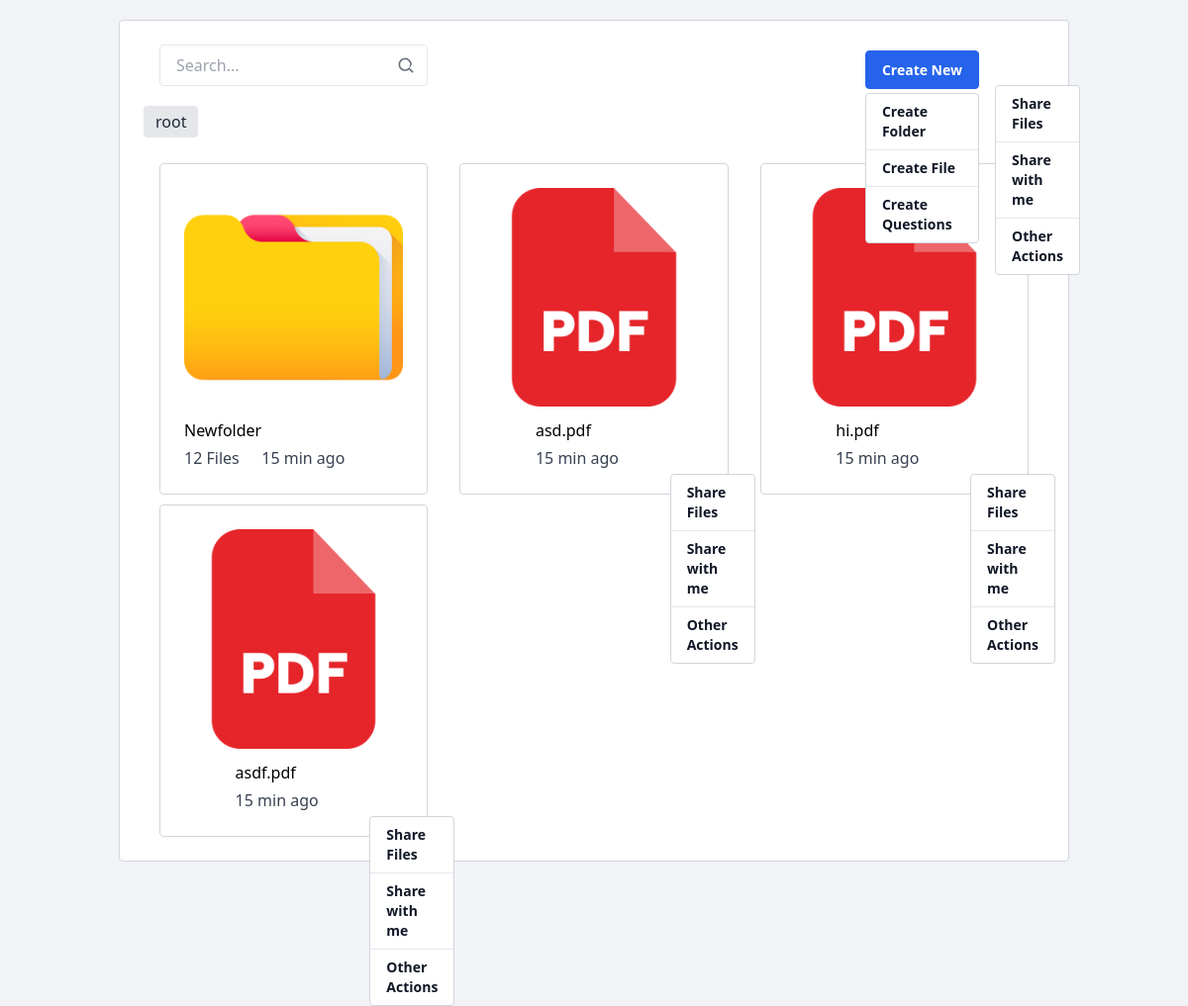
Before: /list_folders/root (signed in) with the older database file.
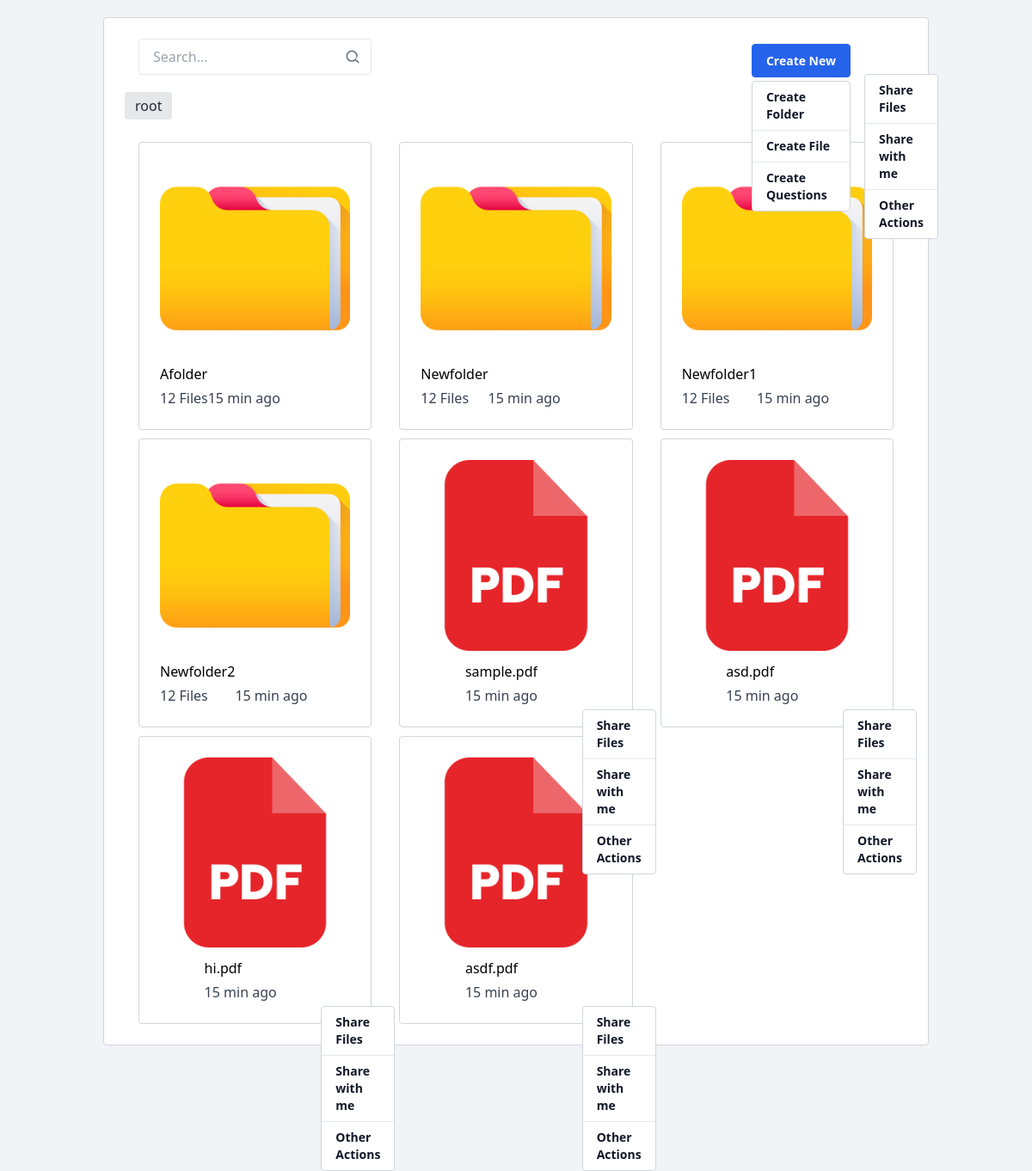
After: the same page with the newer database file.
### base/models.py (models this page shows, shortened)
class FolderManager(models.Model):
    id = models.AutoField(primary_key=True)
    user_id = models.ForeignKey(User, on_delete=models.CASCADE)
    FolderName = models.CharField(max_length=255)
    category = models.CharField(max_length=50)
    path = models.CharField(max_length=400)
    updated_date = models.DateTimeField(auto_now=True)

class PathManager(models.Model):
    id = models.AutoField(primary_key=True)
    user_id = models.ForeignKey(User, on_delete=models.CASCADE)
    path = models.CharField(max_length=400)  # Adjust max_length as needed
    file = models.FileField(upload_to='Files/')  # Adjust upload_to as needed
    category = models.CharField(max_length=50)  # Adjust max_length as needed
    title = models.CharField(max_length=255)  # Adjust max_length as needed
    updated_date = models.DateTimeField(auto_now=True)

### base/views/FileManagement.py (the view)
# urls.py: path('list_folders/<str:path>', list_folders, name='list_folders'),
def list_folders(request, path):
    user = request.user
    print(path)
    Files = PathManager.objects.filter(user_id=user, path=path)
    folders = FolderManager.objects.filter(user_id=user, path=path).order_by('FolderName')
    Files = sorted(Files, key=lambda x: x.file.name)
    for file in Files:
        file_extension = file.file.name.split('.')[-1].lower()
        file.icon_path = f'/static/images/Folders/{file_extension}.png'  # Adjust the path as needed
        file.type = file_extension
        file.title_name = file.title + "." + file_extension
    out = ""
    path_list = []
    out_path = {}
    for i in path.split("."):
        out = out + i + "."
        path_list.append(out)
    path_list = [s[:-1] if s.endswith('.') else s for s in path_list]
    for i,j in zip(path_list,path.split('.')):
        out_path[j] = i
    print(out_path)
    return render(request, 'file_manager/Manager.html', {'path':path,'path_alter':path.replace(".", "/"),'path_list':out_path,'folders': folders, 'files': Files})

### base/templatetags/djtemp.py (called while the page is built)
@register.filter
def last_path(value):
    return value.split('/')[-1]

### templates/file_manager/Manager.html (shortened to what this page needs)
<!DOCTYPE html>
{% load static %}
<html>
    <head>
        <link rel="stylesheet" href="">
        <link rel="stylesheet" href="https://cdnjs.cloudflare.com/ajax/libs/MaterialDesign-Webfont/5.3.45/css/materialdesignicons.css" />
        <link href=
"https://unpkg.com/tailwindcss@^2/dist/tailwind.min.css"
          rel="stylesheet">
        <link rel="stylesheet" type="text/css" href="{% static 'css/FolderManager.css' %}">
    </head>
    <body>
        <div class="container mx-auto sm:px-4">
        <div class="flex flex-wrap ">
        <div class="xl:w-full pr-4 pl-4">
            <div class="relative flex flex-col min-w-0 rounded break-words border bg-white border-1 border-gray-300">
                <div class="flex-auto p-6">
                    <div class="flex flex-wrap items-center mb-3">
                        <div class="lg:w-1/3 pr-4 pl-4 sm:w-full">
                            <div class="relative">
                                <input type="text" class="block w-full py-2 px-4 mb-2 text-base leading-normal bg-white text-gray-800 border border-gray-200 rounded focus:outline-none focus:border-blue-500" placeholder="Search...">
                            </div>
                        </div>
                        <div class="lg:w-2/3 pr-4 pl-4 sm:w-full">
                            <div class="flex items-center justify-end space-x-4">
                                <div class="relative" x-data="{ createOpen: false, folderFormOpen: false, fileFormOpen: false }">
                                    <button @click="createOpen = !createOpen" class="inline-block align-middle text-center py-2 px-4 text-sm font-semibold leading-normal text-white bg-blue-600 border border-blue-600 rounded focus:outline-none hover:bg-blue-700" type="button">
                                         Create New
                                    </button>
                                    <div x-show="createOpen" @click.away="createOpen = false" class="absolute left-0 z-50 mt-1 text-sm bg-white border border-gray-300 rounded dropdown-menu-end">
                                        <a @click="folderFormOpen = true; fileFormOpen = false; createOpen = false" class="block py-2 px-4 font-semibold text-gray-900 border-b hover:bg-gray-100" href="#">Create Folder</a>
                                        <a @click="fileFormOpen = true; folderFormOpen = false; createOpen = false" class="block py-2 px-4 font-semibold text-gray-900 border-b hover:bg-gray-100" href="#">Create File</a>
                                        <a class="block py-2 px-4 font-semibold text-gray-900 hover:bg-gray-100" href="#"> Create Questions</a>
                                    </div>
                                </div>
                                <div class="relative" x-data="{ open: false }">
                                    <button @click="open = !open" class="inline-block align-middle text-center py-2 px-4 text-gray-700 bg-transparent border border-transparent rounded focus:outline-none hover:bg-gray-100" type="button">
                                    </button>
                                    <div x-show="open" @click.away="open = false" class="absolute left-0 z-50 mt-1 text-sm bg-white border border-gray-300 rounded dropdown-menu-end">
                                        <a class="block py-2 px-4 font-semibold text-gray-900 border-b hover:bg-gray-100" href="#">Share Files</a>
                                        <a class="block py-2 px-4 font-semibold text-gray-900 border-b hover:bg-gray-100" href="#">Share with me</a>
                                        <a class="block py-2 px-4 font-semibold text-gray-900 hover:bg-gray-100" href="#">Other Actions</a>
                                    </div>
                                </div>
                            </div>
                        </div>
                    </div>
                    {% load djtemp %}
                    <div class="flex items-center space-x-2">
                        {% for part, i in path_list.items %}
                                    <div class="flex items-center space-x-2">
                                        <div class="px-3 py-1 bg-gray-200 rounded flex items-center">
                                            <span class="text-gray-800">{{ part }}</span>
                                        </div>
                                    </div>
                        {% endfor %}
                    </div>
                        <div class="flex flex-wrap mt-4">
                            {% for i in folders %}
                            <a href="/list_folders/{{ path }}.{{ i.FolderName }}">
                                <div class="xl:w-1/5 pr-4 pl-4 sm:w-1/3 pr-4 pl-4 h-100" style="margin-top:10px">
                                    <div class="relative flex flex-col min-w-0 rounded break-words border bg-white border-1 border-gray-300 shadow-none border">
                                        <div class="flex-auto p-6 p-6">
                                            <div class="">
                                                <div class="flex justify-between items-center">
                                                    <div>
                                                        <img src="{% static 'images/Folders/folder.png' %}"/>
                                                    </div>
                                                </div>
                                                <div class="flex mt-3">
                                                    <div class="overflow-hidden me-auto">
                                                        <h5 class="font-size-15 truncate mb-1"><a href="javascript: void(0);" class="text-body">{{ i.FolderName }}</a></h5>
                                                        <p class="text-gray-700 truncate mb-0">12 Files</p>
                                                    </div>
                                                    <div class="self-end ms-2">
                                                        <p class="text-gray-700 mb-0 font-size-13"> 15 min ago</p>
                                                    </div>
                                                </div>
                                            </div>
                                        </div>
                                    </div>
                                </div>
                            </a>
                            {% endfor %}
                            {% for i in files %}
                            <a href="{{ i.file.url }}">
                                <div class="xl:w-1/5 pr-4 pl-4 sm:w-1/3 pr-4 pl-4 h-100" style="margin-top:10px">
                                    <div class="relative flex flex-col min-w-0 rounded break-words border bg-white border-1 border-gray-300 shadow-none border">
                                        <div class="flex-auto p-6 p-6">
                                            <div class="">
                                                <div class="flex justify-between items-center">
                                                    <div>
                                                        <img src="{{ i.icon_path }}"/>
                                                    </div>
                                                </div>
                                                <div class="flex mt-3" style="display: flex;justify-content: space-between;">
                                                    <div class="overflow-hidden me-auto">
                                                        <h5 class="font-size-15 truncate mb-1"><a href="javascript: void(0);" class="text-body">{{ i.title_name }}</a></h5>
                                                        <p class="text-gray-700 truncate mb-0">15 min ago</p>
                                                    </div>
                                                    <div class="self-end ms-2">
                                                        <div class="relative" x-data="{ open: false }">
                                                            <button @click="open = !open" class="inline-block align-middle text-center py-2 px-4 text-gray-700 bg-transparent border border-transparent rounded focus:outline-none hover:bg-gray-100" type="button">
                                                            </button>
                                                            <div x-show="open" @click.away="open = false" class="absolute left-0 z-50 mt-1 text-sm bg-white border border-gray-300 rounded dropdown-menu-end">
                                                                <a class="block py-2 px-4 font-semibold text-gray-900 border-b hover:bg-gray-100" href="#">Share Files</a>
                                                                <a class="block py-2 px-4 font-semibold text-gray-900 border-b hover:bg-gray-100" href="#">Share with me</a>
                                                                <a class="block py-2 px-4 font-semibold text-gray-900 hover:bg-gray-100" href="#">Other Actions</a>
                                                            </div>
                                                        </div>
                                                    </div>
                                                </div>
                                            </div>
                                        </div>
                                    </div>
                                </div>
                            </a>
                            {% endfor %}
                        </div>
                </div>
            </div>
        </div>
        </div>
        </div>
    </body>
</html>

### static/css/FolderManager.css (style rules this page uses)
body { margin-top:20px; background-color: #f1f3f7; }
a { text-decoration: none!important; }

Changed rows visible on the page:
added FolderManager: FolderName "Afolder"
added FolderManager: FolderName "Newfolder1"
added FolderManager: FolderName "Newfolder2"
added PathManager: title_name "sample.pdf"
